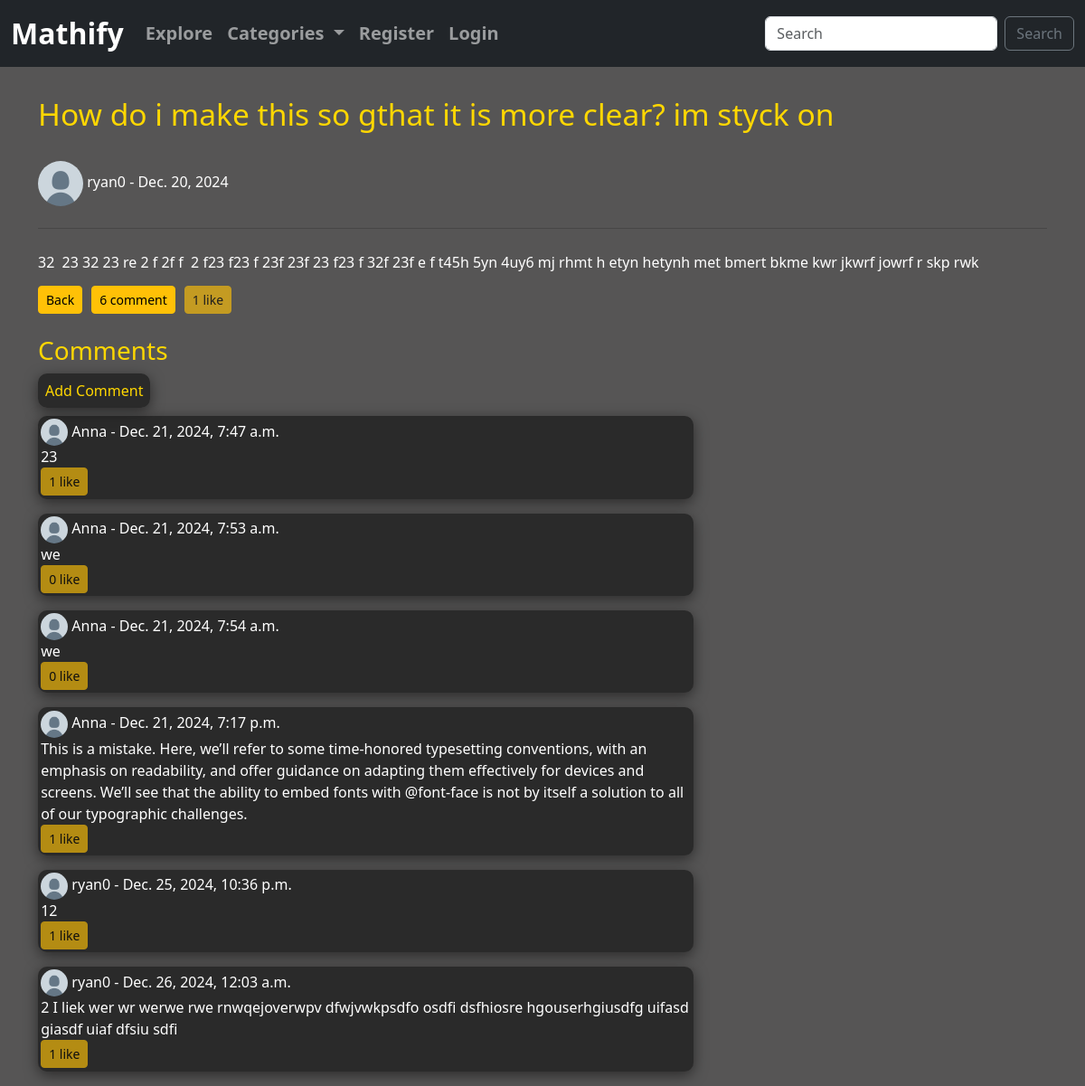
Page /article/66 on the committed database.
### myApp/models.py (models this page shows, shortened)
class Post(models.Model):
    title = models.CharField(max_length=255)
    header_image = models.ImageField(null=True, blank=True, upload_to="images/")
    author = models.ForeignKey(User, on_delete=models.CASCADE)
    body = RichTextField(blank=True, null=True)
    post_date = models.DateField(auto_now_add=True)
    category = models.CharField(max_length=255, default='uncategorized')
    likes = models.ManyToManyField(User, related_name='blog_post')
    def total_likes(self):
        return self.likes.count()
    def total_comments(self):
        return self.comments.count()

class Comment(models.Model):
    post = models.ForeignKey(Post, related_name="comments", on_delete=models.CASCADE)
    name = models.CharField(max_length=255)
    body = models.TextField()
    date_added = models.DateTimeField(auto_now_add=True)
    likes = models.ManyToManyField(User, related_name='comment_likes')
    def comment_likes(self):
        return self.likes.count()

### myApp/views.py (the view)
# urls.py: path('article/<int:pk>', ArticleDetailView.as_view(), name="article_details"),
class ArticleDetailView(CategoryMixin, DetailView):
    model = Post
    template_name = 'myApp/article_details.html'
    def get_context_data(self, *args, **kwargs):
        comments_with_pics = []
        context = super(ArticleDetailView, self).get_context_data(*args, **kwargs)
        post = get_object_or_404(Post, id=self.kwargs['pk'])
        total_likes = post.total_likes()
        liked = False
        if post.likes.filter(id=self.request.user.id).exists():
            liked = True
        for comment in post.comments.all():
            try:
                user = User.objects.get(username=comment.name)
                profile_pic = user.profile.profile_pic.url if user.profile.profile_pic else None
                user_liked = comment.likes.filter(id=self.request.user.id).exists()
            except User.DoesNotExist:
                profile_pic = None
                user_liked = False
            comments_with_pics.append({
                'comment': comment,
                'profile_pic': profile_pic,
                'likes_count': comment.comment_likes(),
                'user_liked': user_liked,
            })
        context["total_likes"] = total_likes
        context["liked"] = liked
        context["comments_with_pics"] = comments_with_pics
        return context

### myApp/models.py (called while the page is built)
    def __str__(self):
        return self.name

### myApp/views.py (called while the page is built)
    def get_context_data(self, **kwargs):
        context = super().get_context_data(**kwargs)
        context["cat_menu"] = Category.objects.all()
        return context

### myApp/templates/myApp/article_details.html (shortened to what this page needs)
{% extends 'myApp/base.html' %}
{% load static %}
{% block content %}
    <link rel="stylesheet" href="{% static 'myApp/css/article_detail.css' %}">
    <h1>{{ post.title }}</h1>
    <div class="post-card">
        <h6>
            {% if post.author.profile.profile_pic %}
                <img src="{{ post.author.profile.profile_pic.url }}" width=50 height=50 class="rounded-circle">
            {% else %}
                <img src="{% static 'myApp/images/defaultpfp.png' %}" width=50 height=50 class="rounded-circle">
            {% endif %}
                {{ post.author.username }} - {{ post.post_date }}
        <hr>
        <br/>
        <h6>
            {{ post.body|safe }}
        </h6>
    </div>
    <div class="back-like">
        <a href="{% url 'blog_view' %}" class="btn btn-warning btn-sm">Back</a>
        <button class="btn btn-warning btn-sm">{{ post.total_comments }} comment</button>
        <form action="{% url 'like_post' post.pk %}" method="POST">
            {% if user.is_authenticated %}
                {% if liked %}
                    <button type="submit", name="post_id", value="{{ post.id }}",
                    class="btn btn-warning btn-sm"> {{ total_likes }} like</button>
                {% else %}
                    <button type="submit", name="post_id", value="{{ post.id }}",
                    class="btn btn-warning btn-sm"> {{ total_likes }} like</button>
                {% endif %}
            {% else %}
                    <button class="btn btn-warning btn-sm" disabled> {{ total_likes }} like</button>
            {% endif %}
        </form>
    </div>
    <br/>
    <h3>Comments</h3>
    <div class="comment-section">
        <div class="add-comment">
            <a href="{% url 'add_comment' post.pk %}">Add Comment</a><br/>
        </div>
        {% if not post.comments.all %}
            <h6>
                Very empty here... No comments..
            </h6>
        {% else %}
            {% for comment_data in comments_with_pics %}
                <div class="comment-post">
                    <strong>
                        {% if comment_data.profile_pic %}
                            <img src="{{ comment_data.profile_pic }}" width=30 height=30 class="rounded-circle">
                        {% else %}
                            <img src="{% static 'myApp/images/defaultpfp.png' %}" width=30 height=30 class="rounded-circle">
                        {% endif %}
                        {{ comment_data.comment.name }} - {{ comment_data.comment.date_added }}
                    </strong>
                    <br/>
                    {{ comment_data.comment.body }}
                    <br/>
                    <form action="{% url 'like_comment' comment_data.comment.id %}" method="POST">
                        {% if user.is_authenticated %}
                            <button type="submit" class="btn btn-warning btn-sm">
                                {{ comment_data.likes_count }} Like{% if comment_data.likes_count == 1 %}{% else %}s{% endif %}
                            </button>
                        {% else %}
                            <button class="btn btn-warning btn-sm" disabled> {{ comment_data.likes_count }} like</button>
                        {% endif %}
                    </form>
                </div>
            {% endfor %}
        {% endif %}
    </div>
{% endblock %}

### static/myApp/css/article_detail.css (style rules this page uses)
:root { --dark-gray: #1a1a1a; --light-gray: #2a2a2a; --yellow: #ffd700; --text-color: #ffffff; }
body { background-color: #565555; }
h1 { font-size: 2.1rem; margin-top: 2rem; margin-bottom: 2rem; color: var(--yellow); }
.post-card h6 { color: var(--text-color); font-size: 1rem; }
h2, h3, h6 { color: var(--yellow); }
.back-like { display: flex; justify-content: start; align-items: center; margin-top: 1rem; }
.back-like * { margin-right: 10px; }
hr { margin-top: 1.5rem; margin-bottom: 0; color: var(--dark-gray); }
.comment-post { width: 65%; background-color: var(--light-gray); margin-bottom: 1rem; color: var(--text-color); font-weight: lighter; padding: 0.2rem; box-shadow: 0 4px 15px rgba(0,0,0,0.5); border-radius: 10px; }
.add-comment { margin-top: 1rem; margin-bottom: 1rem; }
.add-comment a { text-decoration: 0; color: var(--yellow); background-color: var(--light-gray); padding: 0.5rem; box-shadow: 0 4px 15px rgba(0,0,0,0.5); border-radius: 10px; transition: opacity 0.3s ease; }

### rows in the picture
Post: title "How do i make this so gthat it is more clear? im styck on", author.username "ryan0", post_date "Dec. 20, 2024", body "32 23 32 23 re 2 f 2f f 2 f23 f23 f 23f 23f 23 f23 f 32f 23f e f t45h 5yn 4uy6 mj rhmt h etyn hetynh met bmert bkme kwr jkwrf jowrf r skp rwk", total_comments "6"
Comment: comment.name "Anna", comment.date_added "Dec. 21, 2024, 7:47 a.m.", comment.body "23", likes_count "1"
Comment: comment.name "Anna", comment.date_added "Dec. 21, 2024, 7:53 a.m.", comment.body "we", likes_count "0"
Comment: comment.name "Anna", comment.date_added "Dec. 21, 2024, 7:54 a.m.", comment.body "we", likes_count "0"
Comment: comment.name "Anna", comment.date_added "Dec. 21, 2024, 7:17 p.m.", comment.body "This is a mistake. Here, we’ll refer to some time-honored typesetting conventions, with an emphasis on readability, and offer guidance on adapting them effectively for devices and screens. We’ll see that the ability to embed fonts with @font-face is not by itself a solution to all of our typographic challenges.", likes_count "1"
Comment: comment.name "ryan0", comment.date_added "Dec. 25, 2024, 10:36 p.m.", comment.body "12", likes_count "1"
Comment: comment.name "ryan0", comment.date_added "Dec. 26, 2024, 12:03 a.m.", comment.body "2 I liek wer wr werwe rwe rnwqejoverwpv dfwjvwkpsdfo osdfi dsfhiosre hgouserhgiusdfg uifasd giasdf uiaf dfsiu sdfi", likes_count "1"

### other values in the picture
{{ total_likes }} "1"
